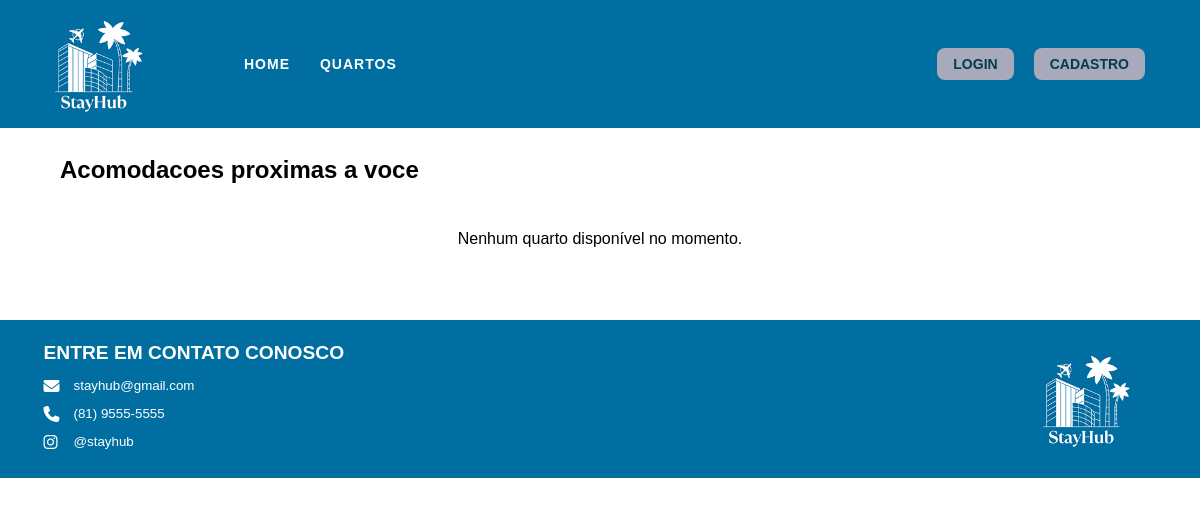
/, run on an earlier commit of the app's database.
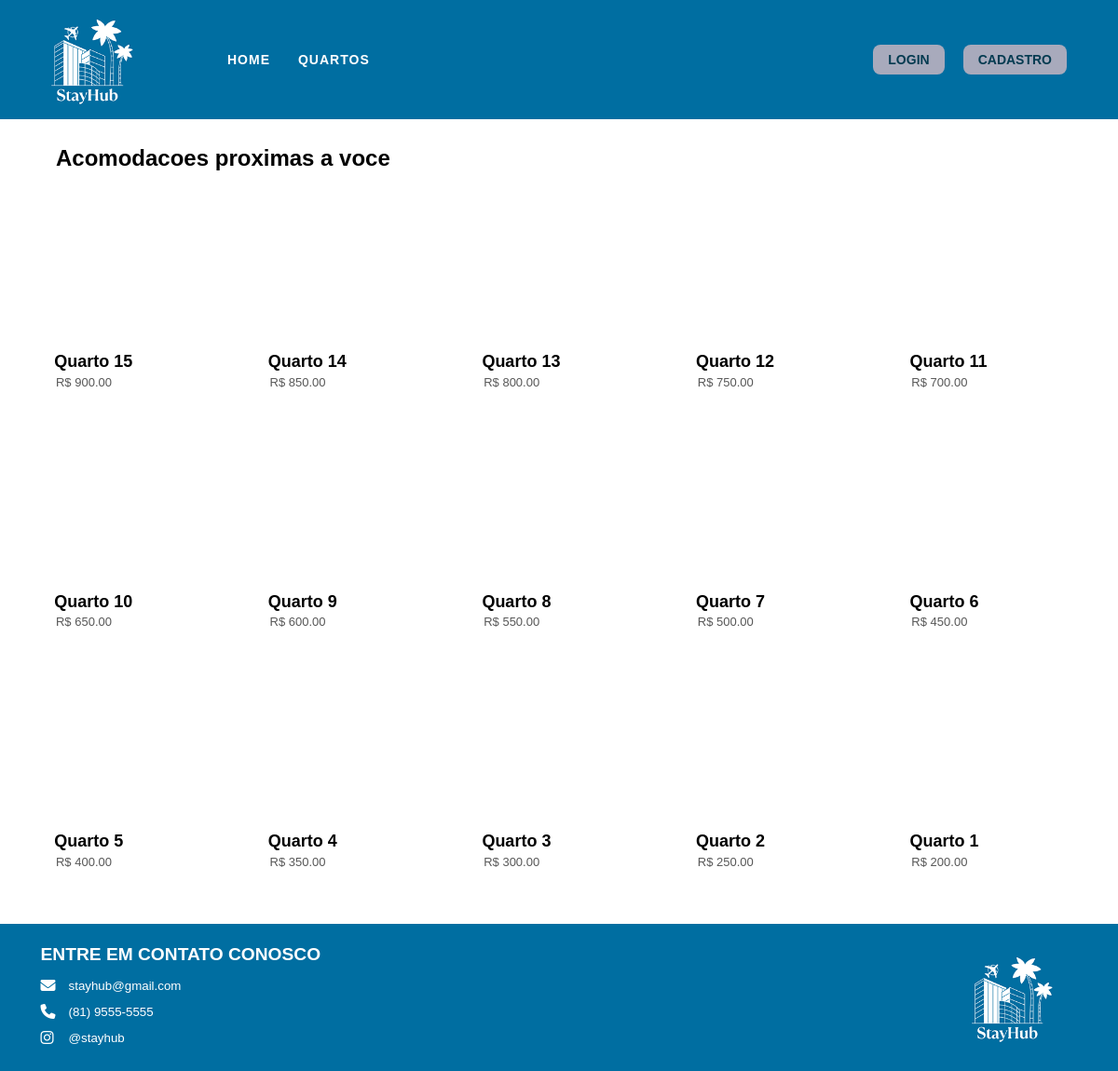
And on a later commit of the database.
### core/models.py (models this page shows, shortened)
class Quarto(models.Model):
    nome = models.CharField(max_length=255)
    preco = models.DecimalField(max_digits=10, decimal_places=2)
    imagem_url = models.URLField(max_length=500, blank=True, null=True)
    descricao = models.TextField(blank=True, null=True)
    criado_em = models.DateTimeField(auto_now_add=True)
    class Meta:
        ordering = ['-criado_em']

### core/views.py (the view, shortened to what this page needs)
# urls.py: path('', views.home, name='home'),
def home(request):
    quartos = []
    try:
        quartos = list(Quarto.objects.all()[:15])
    except Exception as e:
        print(f"Erro ao buscar BD: {e}")
    if not quartos:
        try:
            api_key = settings.UNSPLASH_ACCESS_KEY
        except Exception as e:
            print(f"Erro ao buscar API Unsplash: {e}")
    return render(request, 'core/home.html', {'quartos': quartos})

### core/templates/core/home.html (shortened to what this page needs)
{% load static %}
<!DOCTYPE html>
<html lang="en">
  <head>
    <link rel="stylesheet" href="{% static 'core/style.css' %}" />
    <link rel="stylesheet" href="https://cdnjs.cloudflare.com/ajax/libs/font-awesome/6.5.0/css/all.min.css">
  </head>
  <body>
    <header>
      <img class="logo" src="{% static 'core/img/LOGO.png' %}" />
      <nav class="esquerda">
        <ul>
          <li><a href="{% url 'home' %}">HOME</a></li>
          <li><a href="{% url 'quartos' %}">QUARTOS</a></li>
        </ul>
      </nav>
      <nav class="direita">
        {% if user.is_authenticated %}
          <span class="usuario-logado">Olá, {{ user.first_name|default:user.username }}</span>
          <a class="sair" href="#" id="btnLogout">SAIR</a>
        {% else %}
          <a class="login" href="#" id="btnLogin">LOGIN</a>
          <a class="criar" href="#" id="btnCadastro">CADASTRO</a>
        {% endif %}
      </nav>
    </header>
<h2 id="tituloHome"> Acomodacoes proximas a voce </h2>
<main class="quadradosDosQuartos">
  {% if quartos %}
    {% for quarto in quartos %}
      <div class="quadrado">
        <a href="{% url 'quartoDetalhe' quarto.id %}" class="quartoLink">
          <div class="quarto" style="background-image: url('{{ quarto.imagem_url }}'); background-size: cover; background-position: center;"></div>
          <h4 class="textoQuadrado" id="textoQuadradoTitulo">{{ quarto.nome }}</h4>
          <p class="textoQuadrado" id="textoQuadradoPreco">R$ {{ quarto.preco }}</p>
        </a>
      </div>
    {% endfor %}
  {% else %}
    <p>Nenhum quarto disponível no momento.</p>
  {% endif %}
 </main>
    <footer>
      <div id="footerDireito" class="osDoisLadosFooter"><img class="logofooter" src="{% static 'core/img/LOGO.png' %}" />
    </div>
    <div id="footerIzquerda" class="osDoisLadosFooter">
      <h3 id="titulocontato" class="coisascontatos">ENTRE EM CONTATO CONOSCO</h3>
      <div class="contatoItem">
        <i class="fa-solid fa-envelope"></i>
        <p id="emailcontato" class="coisascontatos">stayhub@gmail.com</p>
      </div>
      <div class="contatoItem">
        <i class="fa-solid fa-phone"></i>
        <p id="numerocontato" class="coisascontatos">(81) 9555-5555</p>
      </div>
      <div class="contatoItem">
        <i class="fa-brands fa-instagram"></i>
        <p id="igcontato" class="coisascontatos">@stayhub</p>
      </div>
  </div>
    </footer>
  </body>
</html>

### core/static/core/style.css (style rules this page uses)
* { box-sizing: border-box; }
body { margin: 0; background-color: #ffffff; font-family: Arial; display: flex; flex-direction: column; min-height: 100vh; padding-top: 120px; }
header { display: flex; align-items: center; background-color: #006EA1; padding: 14px 20px; position: fixed; top: 0; width: 100%; }
.logo { margin-left: 30px; height: 100px; }
nav.esquerda ul { list-style: none; display: flex; gap: 30px; margin: 0; padding: 0; align-items: center; margin-left: 100px; }
nav.esquerda a { color: #ffffff; text-decoration: none; font-weight: 800; font-size: 14px; letter-spacing: 1px; }
nav.direita { display: flex; gap: 20px; align-items: center; margin-left: auto; margin-right: 35px; }
.login, .criar { text-decoration: none; padding: 8px 16px; border-radius: 8px; font-weight: 800; font-size: 14px; color: #043b51; background: #A8AABC; }
nav.esquerda a, .login, .criar { transition: color 150ms ease, background-color 150ms ease, box-shadow 150ms ease; cursor: pointer; }
footer { background-color: #006EA1; margin-top: auto; padding: 10px 8px; margin-top: 3%; display: flex; justify-content: space-between; align-items: center; }
.osDoisLadosFooter { margin-top: 1%; margin-bottom: 1%; margin-right: 3%; margin-left: 3%; }
#footerDireito { display: flex; align-items: center; order: 2; }
#footerIzquerda { display: flex; flex-direction: column; order: 1; }
.logofooter { height: 100px; display: flex; align-items: center; margin-right: 25px; }
.coisascontatos { color: #ffffff; text-align: left; }
#titulocontato { margin-top: 0; margin-bottom: 8px; font-size: larger; }
#emailcontato, #numerocontato, #igcontato { margin: 0; font-size: smaller; }
.contatoItem { display: flex; align-items: center; gap: 10px; margin: 6px 0; }
.contatoItem i { color: #ffffff; font-size: 16px; min-width: 20px; }
#tituloHome { text-align: left; margin-left: 5%; margin-top: 3%; }
.quadradosDosQuartos { display: flex; flex-direction: row; gap: 50px; padding: 20px; flex-wrap: wrap; justify-content: center; margin-top: -10px; }
.quadrado { border-radius: 8px; width: calc(16% - 6px); }
.quartoLink { display: block; color: inherit; text-decoration: none; }
.quarto { padding: 16px; text-align: center; height: 150px; display: flex; align-items: center; flex: 1; min-width: 150px; border-radius: 8px; }
.textoQuadrado { margin: 2%; text-align: left; }
#textoQuadradoTitulo { font-size: large; margin-left: 4%; margin-top: 8%; }
#textoQuadradoPreco { font-size: small; color: #585858; margin-left: 5%; }

What changed in the data, as far as the page shows it:
added Quarto: nome "Quarto 15", preco "900.00"
added Quarto: nome "Quarto 14", preco "850.00"
added Quarto: nome "Quarto 13", preco "800.00"
added Quarto: nome "Quarto 12", preco "750.00"
added Quarto: nome "Quarto 11", preco "700.00"
added Quarto: nome "Quarto 10", preco "650.00"
added Quarto: nome "Quarto 9", preco "600.00"
added Quarto: nome "Quarto 8", preco "550.00"
added Quarto: nome "Quarto 7", preco "500.00"
added Quarto: nome "Quarto 6", preco "450.00"
added Quarto: nome "Quarto 5", preco "400.00"
added Quarto: nome "Quarto 4", preco "350.00"
added Quarto: nome "Quarto 3", preco "300.00"
added Quarto: nome "Quarto 2", preco "250.00"
added Quarto: nome "Quarto 1", preco "200.00"
Also different on the page:
text no longer shown: "Nenhum quarto disponível no momento."
